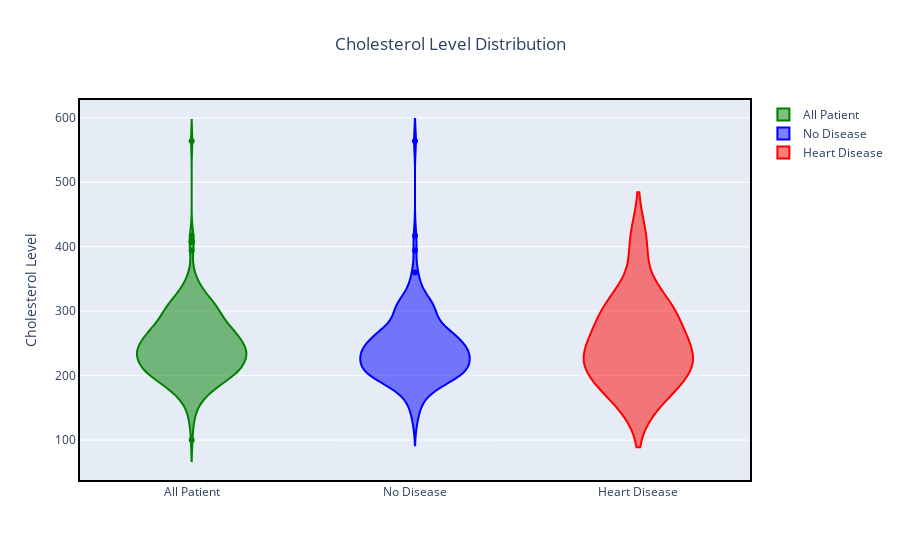

Notebook source saved alongside this figure:
### Code cell
fig = go.Figure()
fig.add_trace(go.Violin(y=data['chol'].values , name='All Patient', marker_color = 'green'))
fig.add_trace(go.Violin(y=data[data['num']== 0]['chol'].values, name ='No Disease', marker_color = 'blue'))
fig.add_trace(go.Violin(y=data[data['num'] ==4]['chol'].values, name ='Heart Disease', marker_color = 'red'))
fig.update_layout(title = 'Cholesterol Level Distribution', yaxis_title = 'Cholesterol Level', title_x = 0.5)
fig.update_xaxes(showline=True, linewidth=2, linecolor='black', mirror=True)
fig.update_yaxes(showline=True, linewidth=2, linecolor='black', mirror=True)
fig.show()

### Figure 1 — Plotly figure (JSON) as saved in the notebook; plotly's stock layout.template omitted (floating-point values rounded to 4 significant figures; data arrays with more than 128 entries replaced by an {"elided": "..."} marker saying what was removed)
{"data": [{"marker": {"color": "green"}, "name": "All Patient", "type": "violin", "y": {"elided": "299 int values"}}, {"marker": {"color": "blue"}, "name": "No Disease", "type": "violin", "y": {"elided": "160 int values"}}, {"marker": {"color": "red"}, "name": "Heart Disease", "type": "violin", "y": [231, 407, 318, 289, 166, 304, 289, 243, 225, 174, 230, 212, 206]}], "layout": {"title": {"text": "Cholesterol Level Distribution", "x": 0.5}, "xaxis": {"linecolor": "black", "linewidth": 2, "mirror": true, "showline": true}, "yaxis": {"linecolor": "black", "linewidth": 2, "mirror": true, "showline": true, "title": {"text": "Cholesterol Level"}}}}
